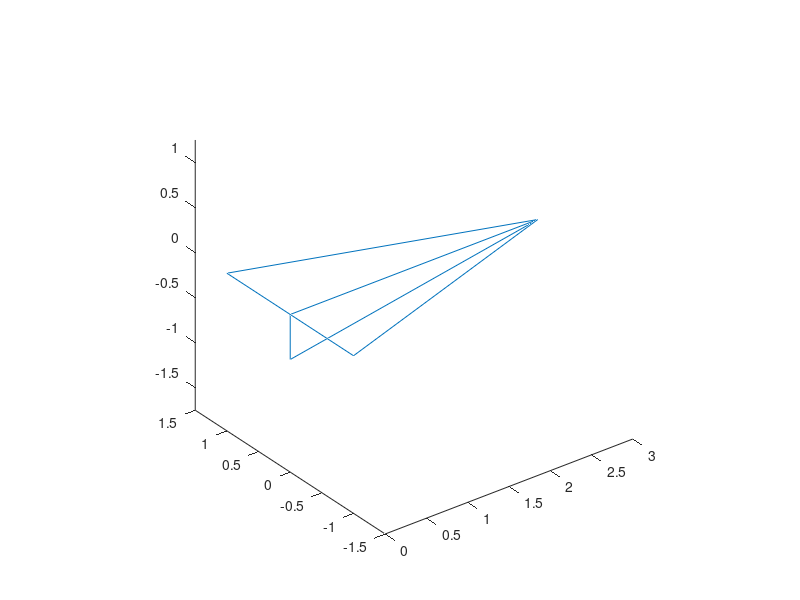

Write MATLAB code to recreate this figure. (Note: this script raises an error after producing the figure.)
clc
close all
clear

A = [3 0 0 3 0   0  3
    0 -1 1 0 0   0  0
    0  0 0 0 0 -1/2 0];

plot3(A(1,:),A(2,:),A(3,:))
axis equal
hold on

al = linspace(0,pi/4,6)

Ax = Rx(al)*A
plot3(Ax(1,:),Ax(2,:),Ax(3,:),'r');
pause(0.3)

hold off

figure(2)
plot3(A(1,:),A(2,:),A(3,:))
axis equal
hold on

Ax = Rx(al)*A
Ay = Ry(al)*A
Az = Rz(al)*A

plot3(Ax(1,:),Ax(2,:),Ax(3,:),'r');
plot3(Ay(1,:),Ay(2,:),Ay(3,:),'r');
plot3(Az(1,:),Az(2,:),Az(3,:),'r');